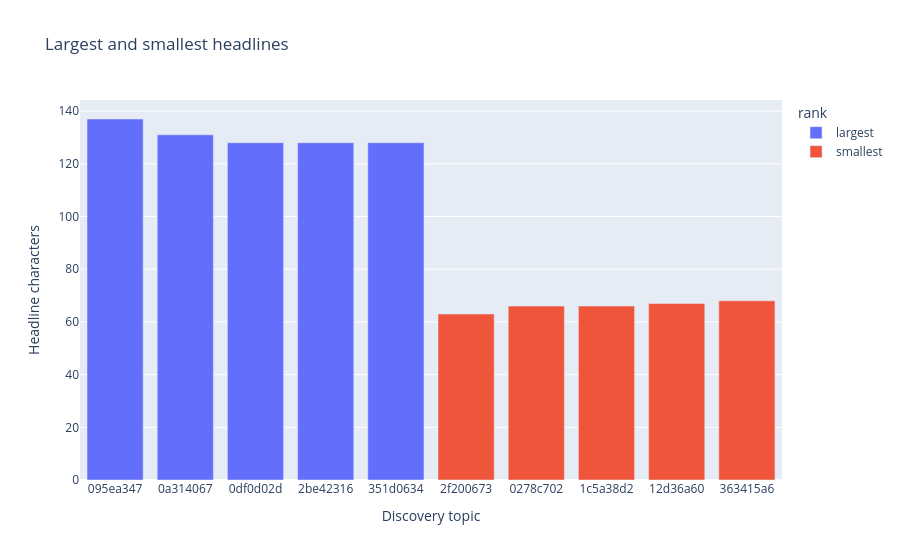

Notebook code for this chart:
### Markdown cell above
## Headlines

Work summaries in `pwf_work_summaries`, headlines in `pwf_topic_labels`, then the five longest and five shortest headlines.

### Code cell
if not inspector.has_table(WorkSummary.__tablename__) or not inspector.has_table(
    TopicLabel.__tablename__
):
    print("Summary or headline tables are not in this database.")
    print("Summaries: unavailable")
    print("Headlines: unavailable")
else:
    summary_count = select(func.count()).select_from(WorkSummary)
    headline_count = (
        select(func.count())
        .select_from(TopicLabel)
        .where(TopicLabel.headline.is_not(None))
    )
    headline_length = func.length(TopicLabel.headline)
    columns = (
        TopicLabel.discovery_topic_id,
        TopicLabel.topic_run_id,
        TopicLabel.headline,
        headline_length.label("characters"),
        TopicLabel.status,
    )
    longest = (
        select(*columns)
        .where(TopicLabel.headline.is_not(None))
        .order_by(headline_length.desc(), TopicLabel.discovery_topic_id)
        .limit(5)
    )
    shortest = (
        select(*columns)
        .where(TopicLabel.headline.is_not(None))
        .order_by(headline_length.asc(), TopicLabel.discovery_topic_id)
        .limit(5)
    )
    with engine.connect() as connection:
        summaries = connection.execute(summary_count).scalar_one()
        headlines = connection.execute(headline_count).scalar_one()
        longest_frame = pd.DataFrame(connection.execute(longest).mappings().all())
        shortest_frame = pd.DataFrame(connection.execute(shortest).mappings().all())
    print(f"Summaries: {summaries}")
    print(f"Headlines: {headlines}")
    print("Five largest")
    display(longest_frame)
    print("Five smallest")
    display(shortest_frame)
    if len(longest_frame) or len(shortest_frame):
        longest_frame = longest_frame.assign(rank="largest")
        shortest_frame = shortest_frame.assign(rank="smallest")
        ranked = pd.concat([longest_frame, shortest_frame], ignore_index=True)
        ranked["label"] = ranked["discovery_topic_id"].astype(str).str.slice(0, 8)
        figure = px.bar(
            ranked,
            x="label",
            y="characters",
            color="rank",
            title="Largest and smallest headlines",
            hover_data=["headline"],
        )
        figure.update_layout(xaxis_title="Discovery topic", yaxis_title="Headline characters")
        figure.show()

### Figure 1 — Plotly figure (JSON) as saved in the notebook; plotly's stock layout.template omitted (floating-point values rounded to 4 significant figures)
{"data": [{"customdata": [["Next-Generation Retrieval-Augmented Generation: Multi-Agent Frameworks, Multimodal Reasoning, and Adaptive Context for Domain-Specific AI"], ["Sustainable Aquaculture Nutrition: Alternative Ingredients and Functional Additives Enhance Growth, Immunity, and Metabolic Health."], ["Dental Material Innovations: Bonding Efficacy, Biocompatibility, and Mechanical Performance in Restorative and Implant Dentistry"], ["Optimizing TB and HIV Management: Prevention, Drug Resistance, and Implementation Strategies in Low- and Middle-Income Countries"], ["Development and Validation of Green, Stability-Indicating Analytical Methods for Pharmaceutical Quality Control and Bioanalysis."]], "hovertemplate": "rank=largest<br>label=%{x}<br>characters=%{y}<br>headline=%{customdata[0]}<extra></extra>", "legendgroup": "largest", "marker": {"color": "#636efa", "pattern": {"shape": ""}}, "name": "largest", "orientation": "v", "showlegend": true, "textposition": "auto", "type": "bar", "x": ["095ea347", "0a314067", "0df0d02d", "2be42316", "351d0634"], "xaxis": "x", "y": [137, 131, 128, 128, 128], "yaxis": "y"}, {"customdata": [["Rare Neoplasms: Diagnostic Challenges and Management Strategies"], ["Integrative Systematics and Taxonomic Advances Across Diverse Taxa"], ["Discourse, Identity, and Islamic Law in Arabic and Islamic Studies"], ["Cardiometabolic Risk, Chronic Disease Management, and Health Equity"], ["Genetic Causality and Immune Biomarkers in Disease Risk and Outcomes"]], "hovertemplate": "rank=smallest<br>label=%{x}<br>characters=%{y}<br>headline=%{customdata[0]}<extra></extra>", "legendgroup": "smallest", "marker": {"color": "#EF553B", "pattern": {"shape": ""}}, "name": "smallest", "orientation": "v", "showlegend": true, "textposition": "auto", "type": "bar", "x": ["2f200673", "0278c702", "1c5a38d2", "12d36a60", "363415a6"], "xaxis": "x", "y": [63, 66, 66, 67, 68], "yaxis": "y"}], "layout": {"barmode": "relative", "legend": {"title": {"text": "rank"}, "tracegroupgap": 0}, "title": {"text": "Largest and smallest headlines"}, "xaxis": {"anchor": "y", "domain": [0, 1], "title": {"text": "Discovery topic"}}, "yaxis": {"anchor": "x", "domain": [0, 1], "title": {"text": "Headline characters"}}}}
